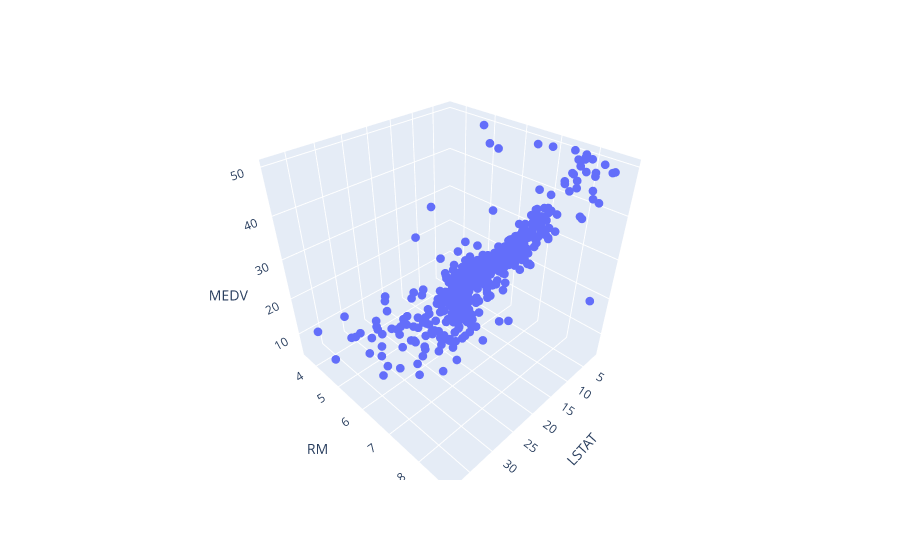

The notebook cell this image was saved under:
### Code cell
import plotly.express as px
# df = px.data.iris()
fig = px.scatter_3d(df, x='LSTAT', y='RM', z='MEDV')
fig.update_traces(marker_size = 3)
fig.show()

### Figure 1 — Plotly figure (JSON) as saved in the notebook; plotly's stock layout.template omitted (floating-point values rounded to 4 significant figures; data arrays with more than 128 entries replaced by an {"elided": "..."} marker saying what was removed)
{"data": [{"hovertemplate": "LSTAT=%{x}<br>RM=%{y}<br>MEDV=%{z}<extra></extra>", "legendgroup": "", "marker": {"color": "#636efa", "size": 3, "symbol": "circle"}, "mode": "markers", "name": "", "scene": "scene", "showlegend": false, "type": "scatter3d", "x": {"elided": "506 float values"}, "y": {"elided": "506 float values"}, "z": {"elided": "506 float values"}}], "layout": {"legend": {"tracegroupgap": 0}, "margin": {"t": 60}, "scene": {"domain": {"x": [0, 1], "y": [0, 1]}, "xaxis": {"title": {"text": "LSTAT"}}, "yaxis": {"title": {"text": "RM"}}, "zaxis": {"title": {"text": "MEDV"}}}}}
